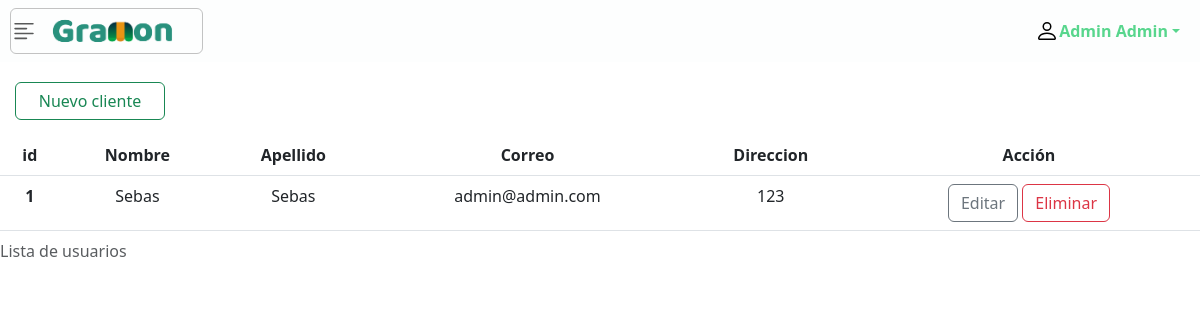
Before: /list_customer/ (signed in) with the older database file.
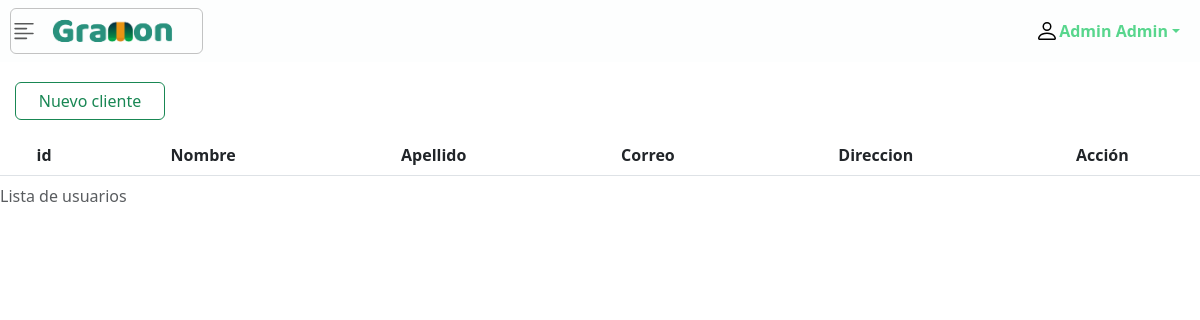
After: the same page with the newer database file.
### apps/customers_app/models.py (models this page shows, shortened)
class Customer(models.Model):
    id = models.PositiveIntegerField(primary_key=True)
    name = models.CharField(max_length=50)
    last_name = models.CharField(max_length=50)
    email = models.EmailField(max_length=254,blank=True)
    adress = models.CharField(max_length=50, blank=True)
    number = models.IntegerField()
    full_name = models.CharField(max_length=100, default="", editable=False)

### apps/customers_app/views.py (the view)
# urls.py: path('list_customer/', customerListView.as_view(), name='list_customer'),
class customerListView(LoginRequiredMixin,ListView):
    model = Customer
    template_name = "customers/list_customer.html"
    context_object_name = 'customers'
    login_url = reverse_lazy('user_app:login')

### templates/customers/list_customer.html (shortened to what this page needs)
{% extends 'base.html' %}
{% load static %}
{% block content %}
    <div class="d-flex justify-content-between align-items-center" style="width: 100%;">
        <a style="width: 150px; text-align: center; margin-top: 20px; margin-left: 15px; margin-bottom: 15px;"  class="btn btn-outline-success" role="button" href="{% url 'customer_app:create_customer' %}">
          Nuevo cliente
        </a>
    </div>
    <div class="table-responsive">
        <table class="table table-hover" style="width: 100%; text-align: center;" >
            <caption>Lista de usuarios</caption>
            <thead>
            <tr>
                <th scope="col">id</th>
                <th scope="col">Nombre</th>
                <th scope="col">Apellido</th>
                <th scope="col">Correo</th>
                <th scope="col">Direccion</th>
                <th scope="colgroup" >Acción</th>
            </tr>
            </thead>
            <tbody>
                {% for c in customers %}
                <tr>
                    <th scope="row">{{c.id}}</th>
                    <td>{{c.name}}</td>
                    <td>{{c.last_name}}</td>
                    <td>{{c.email}}</td>
                    <td>{{c.adress}}</td>
                    <td>
                        <a type="button" class="btn btn-outline-secondary" href="{% url 'customer_app:update_customer' c.id %}">
                            Editar
                        </a>
                        <button type="button" class="btn btn-outline-danger" data-bs-toggle="modal" data-bs-target="#staticBackdrop{{c.id}}">
                            Eliminar
                        </button>
                    </td>
                </tr>
            {% endfor %}
            </tbody>
        </table>
    </div>
{% endblock content %}

Changed rows visible on the page:
removed Customer: id "1", name "Sebas", last_name "Sebas", email "admin@admin.com", adress "123"
